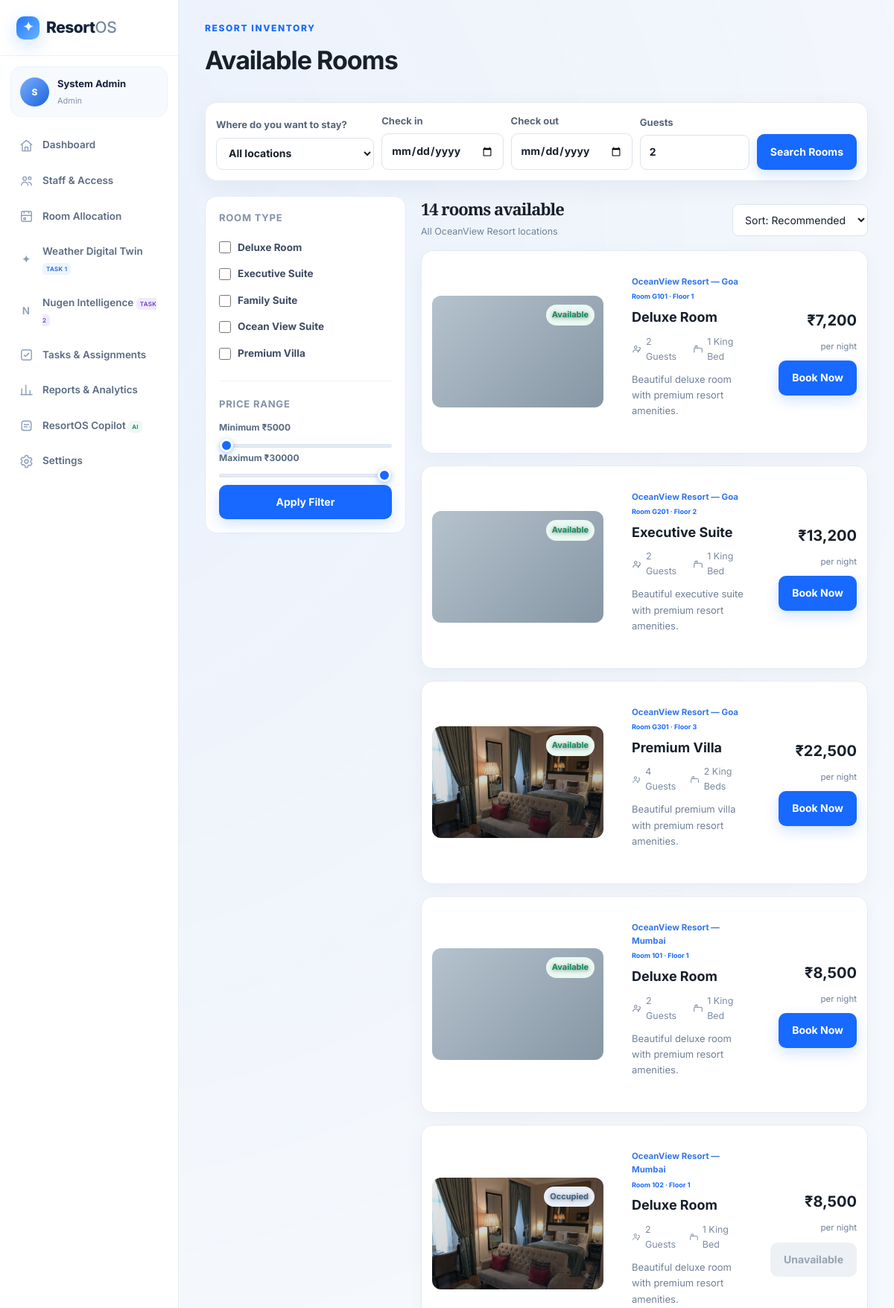
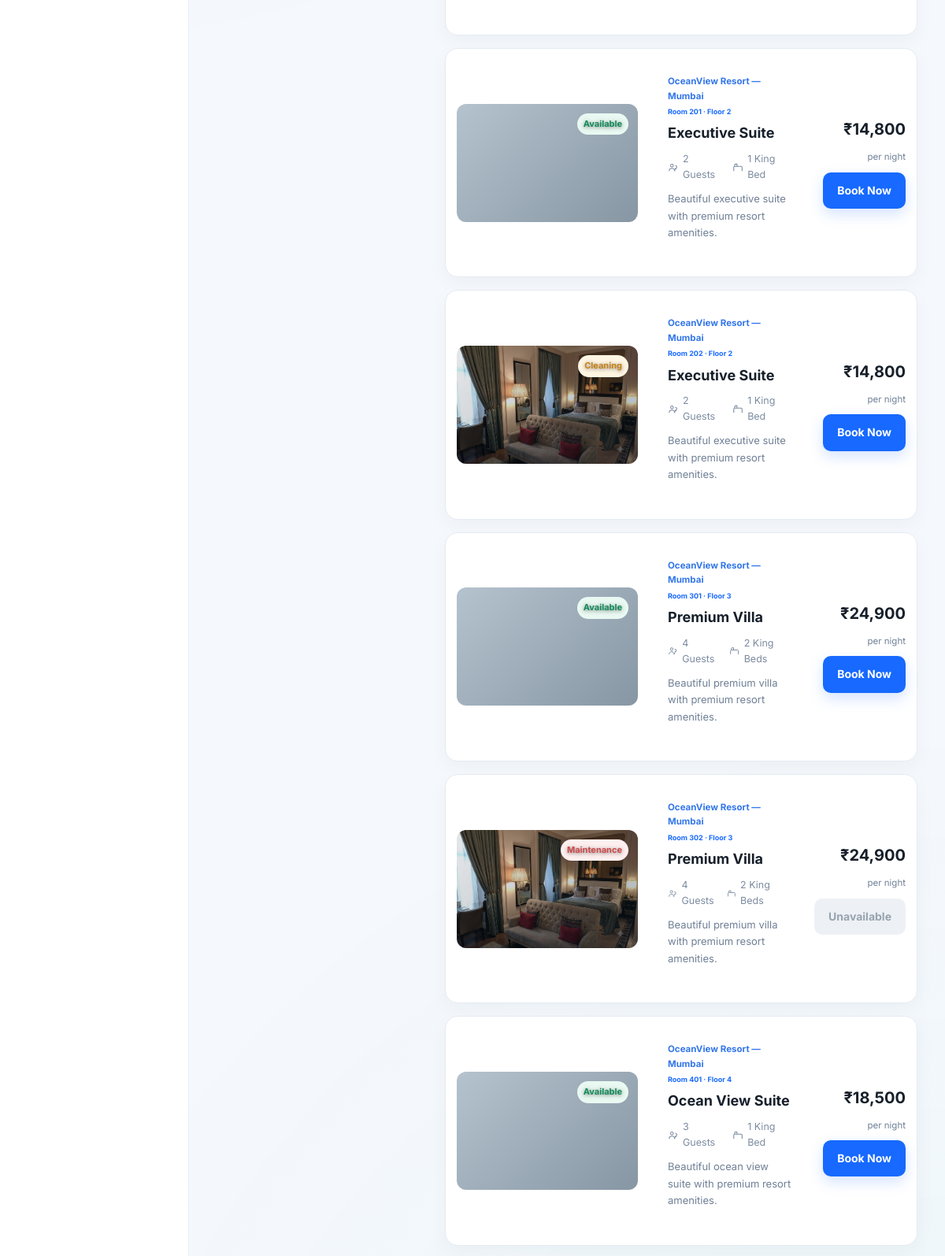
The app's page /rooms (signed in, upper part) with its own data (2 pictures, top to bottom).
### app/models.py (models this page shows, shortened)
class User(db.Model):
    id = db.Column(db.Integer, primary_key=True)
    name = db.Column(db.String(120), nullable=False)
    email = db.Column(db.String(160), unique=True, nullable=False)
    password_hash = db.Column(db.String(255), nullable=False)
    role = db.Column(db.String(40), nullable=False, default="customer")
    phone = db.Column(db.String(40))
    department = db.Column(db.String(80))
    status = db.Column(db.String(30), default="Active")
    created_at = db.Column(db.DateTime, default=datetime.utcnow)

class Room(db.Model):
    id = db.Column(db.Integer, primary_key=True)
    number = db.Column(db.String(20), unique=True, nullable=False)
    room_type = db.Column(db.String(60), nullable=False)
    price = db.Column(db.Float, nullable=False)
    status = db.Column(db.String(30), default="Available")
    image = db.Column(db.String(255), default="room-placeholder.jpg")
    floor = db.Column(db.Integer, default=1)
    description = db.Column(db.Text)
    location = db.Column(db.String(120), default="OceanView Resort, Mumbai")
    guests = db.Column(db.Integer, default=2)
    beds = db.Column(db.String(40), default="1 King Bed")

### app/routes.py (the view)
@main_bp.route("/rooms")
@login_required
def rooms():
    q = Room.query
    location = request.args.get("location", "").strip()
    room_types = request.args.getlist("room_type")
    guests = request.args.get("guests", type=int)
    min_price = request.args.get("min_price", type=int)
    max_price = request.args.get("max_price", type=int)
    check_in = request.args.get("check_in", "")
    check_out = request.args.get("check_out", "")
    if location:
        q = q.filter(Room.location == location)
    if room_types:
        q = q.filter(Room.room_type.in_(room_types))
    if guests:
        q = q.filter(Room.guests >= guests)
    if min_price is not None:
        q = q.filter(Room.price >= min_price)
    if max_price is not None:
        q = q.filter(Room.price <= max_price)
    sort = request.args.get("sort", "popular")
    if sort == "price_asc":
        q = q.order_by(Room.price.asc())
    elif sort == "price_desc":
        q = q.order_by(Room.price.desc())
    else:
        q = q.order_by(Room.location, Room.number)
    all_rooms = q.all()
    locations = [r[0] for r in db.session.query(Room.location).distinct().order_by(Room.location).all()]
    room_type_options = [r[0] for r in db.session.query(Room.room_type).distinct().order_by(Room.room_type).all()]
    return render_template("rooms.html", rooms=all_rooms, locations=locations, room_type_options=room_type_options,
        filters={"location": location, "room_type": room_types, "guests": guests or "", "min_price": min_price, "max_price": max_price,
                 "check_in": check_in, "check_out": check_out, "sort": sort})

### app/routes.py (called while the page is built)
def current_user():
    uid=session.get("user_id")
    return User.query.get(uid) if uid else None

@main_bp.context_processor
def inject_user():
    return {"current_user":current_user()}

def login_required(fn):
    @wraps(fn)
    def wrapper(*args,**kwargs):
        if not current_user():
            return redirect(url_for("main.login"))
        return fn(*args,**kwargs)
    return wrapper

### app/templates/rooms.html (shortened to what this page needs)
{% extends "base.html" %}{% block title %}Rooms — ResortOS{% endblock %}
{% block body %}
<div class="app-shell">
{% include "sidebar.html" %}
<main class="main">
  <div class="topbar">
    <div><p class="eyebrow">RESORT INVENTORY</p><h1>Available Rooms</h1></div>
  </div>
  <form class="booking-search" method="get" action="/rooms">
    <label>Where do you want to stay?
      <select name="location">
        <option value="">All locations</option>
      </select>
    </label>
    <label>Check in<input type="date" name="check_in" id="checkIn" value="{{filters.check_in}}"></label>
    <label>Check out<input type="date" name="check_out" id="checkOut" value="{{filters.check_out}}"></label>
    <label>Guests<input type="number" name="guests" min="1" value="{{filters.guests or 2}}"></label>
    <button class="btn primary" type="submit">Search Rooms</button>
  </form>
  <div class="rooms-layout">
    <aside class="rooms-filters">
      <form method="get" action="/rooms">
        <div class="filter-block">
          <h4>Room Type</h4>
          {% for rt in room_type_options %}
          <label class="check-option"><input type="checkbox" name="room_type" value="{{rt}}" {% if rt in filters.room_type %}checked{% endif %}> {{rt}}</label>
          {% endfor %}
        </div>
        <div class="filter-block">
          <h4>Price Range</h4>
          <label class="filter-field">Minimum <span id="minPriceLabel">₹{{filters.min_price or 5000}}</span></label>
          <input type="range" name="min_price" min="5000" max="30000" step="500" value="{{filters.min_price or 5000}}" oninput="minPriceLabel.textContent='₹'+this.value">
          <label class="filter-field">Maximum <span id="maxPriceLabel">₹{{filters.max_price or 30000}}</span></label>
          <input type="range" name="max_price" min="5000" max="30000" step="500" value="{{filters.max_price or 30000}}" oninput="maxPriceLabel.textContent='₹'+this.value">
        </div>
        <button class="btn primary wide" type="submit">Apply Filter</button>
      </form>
    </aside>
    <section>
      <div class="rooms-results-head">
        <div><h2>{{rooms|length}} room{{'s' if rooms|length!=1 else ''}} available</h2><span class="muted">{{filters.location or 'All OceanView Resort locations'}}</span></div>
        <form method="get" action="/rooms" id="sortForm">
          <select name="sort" onchange="sortForm.submit()" style="width:auto">
            <option value="popular" {% if filters.sort=='popular' %}selected{% endif %}>Sort: Recommended</option>
          </select>
        </form>
      </div>
      <div class="room-list" id="roomGrid">
        {% for r in rooms %}
        <article class="room-list-card" data-type="{{r.room_type}}" data-search="{{r.room_type}} {{r.number}}">
          <div class="room-image img-placeholder" data-image="{{r.image}}"><small class="status-badge {{r.status|lower|replace(' ','-')}}">{{r.status}}</small></div>
          <div class="room-body">
            <span class="room-location">{{r.location}}</span>
            <div class="room-code">Room {{r.number}} · Floor {{r.floor}}</div>
            <h3>{{r.room_type}}</h3>
            <div class="room-meta">
              <span><svg viewBox="0 0 24 24" fill="none" stroke="currentColor" stroke-width="1.8"><circle cx="9" cy="8" r="3"/><path d="M3 20c0-3.3 2.7-6 6-6s6 2.7 6 6"/><path d="M16 8.2a3 3 0 1 1 0 5.9"/><path d="M14.5 20c0-2.6 1.8-4.8 4.2-5.6"/></svg> {{r.guests}} Guests</span>
              <span><svg viewBox="0 0 24 24" fill="none" stroke="currentColor" stroke-width="1.8"><path d="M3 18v-6a2 2 0 0 1 2-2h14a2 2 0 0 1 2 2v6"/><path d="M3 18v2M21 18v2"/><path d="M5 10V7a2 2 0 0 1 2-2h3v5"/></svg> {{r.beds}}</span>
            </div>
            <p>{{r.description}}</p>
          </div>
          <div class="room-list-price">
            <b>₹{{"{:,.0f}".format(r.price)}}</b><small>per night</small>
            {% if r.status in ['Available','Cleaning'] %}<button class="btn primary" onclick="openBooking({{r.id}},'{{r.room_type}}',{{r.price}})">Book Now</button>{% else %}<button class="btn disabled">Unavailable</button>{% endif %}
          </div>
        </article>
        {% else %}
        <div class="panel empty">No rooms match your filters. Try widening your search.</div>
        {% endfor %}
      </div>
    </section>
  </div>
</main>
</div>
{% endblock %}

### app/templates/base.html (shortened to what this page needs)
<!doctype html>
<html lang="en">
<head>
<link rel="stylesheet" href="{{ url_for('static', filename='css/style.css') }}">
</head>
<body>
{% block body %}{% endblock %}
</body></html>

### app/templates/sidebar.html (shortened to what this page needs)
<aside class="sidebar" id="sidebar">
  <div class="side-brand">
    <a class="brand" href="/"><span class="brand-mark">✦</span><span>Resort<span>OS</span></span></a>
  </div>
  <div class="profile-mini">
    <div class="avatar lg">{{current_user.name[:1]}}</div>
    <div><b>{{current_user.name}}</b><span>{{current_user.role|title}}</span></div>
  </div>
  <nav class="side-nav">
    <a href="/dashboard" class="{{'active' if request.path=='/dashboard' else ''}}">
      <span class="nav-icon"><svg viewBox="0 0 24 24" fill="none" stroke="currentColor" stroke-width="1.8" stroke-linecap="round" stroke-linejoin="round"><path d="M3 10.5 12 3l9 7.5"/><path d="M5 9.5V21h14V9.5"/><path d="M9.5 21v-6.5h5V21"/></svg></span>
      <span>Dashboard</span>
    </a>
    {% if current_user.role=='customer' %}
    <a href="/rooms" class="{{'active' if request.path=='/rooms' else ''}}">
      <span class="nav-icon"><svg viewBox="0 0 24 24" fill="none" stroke="currentColor" stroke-width="1.8" stroke-linecap="round" stroke-linejoin="round"><path d="M3 19v-7a3 3 0 0 1 3-3h12a3 3 0 0 1 3 3v7"/><path d="M3 19v2M21 19v2"/><path d="M3 13v-2a2 2 0 0 1 2-2h6"/><circle cx="7.5" cy="9.5" r="1.5"/></svg></span>
      <span>Book a Room</span>
    </a>
    <a href="/bookings" class="{{'active' if request.path=='/bookings' else ''}}">
      <span class="nav-icon"><svg viewBox="0 0 24 24" fill="none" stroke="currentColor" stroke-width="1.8" stroke-linecap="round" stroke-linejoin="round"><rect x="3.5" y="4.5" width="17" height="16" rx="2.4"/><path d="M3.5 9.5h17M8 3v3M16 3v3"/><path d="M8 13.5h2M8 17h5"/></svg></span>
      <span>My Bookings</span>
    </a>
    {% else %}
    {% if current_user.role in ['owner','manager','admin'] %}
    <a href="/staff" class="{{'active' if request.path=='/staff' else ''}}">
      <span class="nav-icon"><svg viewBox="0 0 24 24" fill="none" stroke="currentColor" stroke-width="1.8" stroke-linecap="round" stroke-linejoin="round"><circle cx="9" cy="8.5" r="3"/><path d="M3.5 20c0-3.3 2.5-5.5 5.5-5.5s5.5 2.2 5.5 5.5"/><circle cx="17.5" cy="8" r="2.3"/><path d="M15.7 14.8c2.7.3 4.8 2.3 4.8 5.2"/></svg></span>
      <span>Staff &amp; Access</span>
    </a>
    {% endif %}
    {% if current_user.role in ['reception','manager','owner','admin'] %}
    <a href="/allocation" class="{{'active' if request.path=='/allocation' else ''}}">
      <span class="nav-icon"><svg viewBox="0 0 24 24" fill="none" stroke="currentColor" stroke-width="1.8" stroke-linecap="round" stroke-linejoin="round"><rect x="3.5" y="3.5" width="17" height="17" rx="2.4"/><path d="M3.5 10.5h17"/><path d="M8 3.5v3M16 3.5v3"/><path d="M7.5 14.5h3v3h-3z"/></svg></span>
      <span>Room Allocation</span>
    </a>
    {% endif %}
    {% if current_user.role in ['customer','reception','housekeeping','maintenance','manager','owner','admin'] %}
    <a href="/digital-twin" class="{{'active' if request.path=='/digital-twin' else ''}}">
      <span class="nav-icon">✦</span><span>Weather Digital Twin <em class="nav-new">TASK 1</em></span>
    </a>
    {% endif %}
    {% if current_user.role in ['customer','owner','manager','admin'] %}
    <a href="/nugen" class="{{'active' if request.path=='/nugen' else ''}}">
      <span class="nav-icon">N</span><span>Nugen Intelligence <em class="nav-new mandatory">TASK 2</em></span>
    </a>
    {% endif %}
    <a href="/tasks" class="{{'active' if request.path=='/tasks' else ''}}">
      <span class="nav-icon"><svg viewBox="0 0 24 24" fill="none" stroke="currentColor" stroke-width="1.8" stroke-linecap="round" stroke-linejoin="round"><rect x="3.5" y="3.5" width="17" height="17" rx="3"/><path d="M8 12.2l2.4 2.4L16.2 9"/></svg></span>
      <span>Tasks &amp; Assignments</span>
    </a>
    {% if current_user.role in ['owner','manager','admin'] %}
    <a href="/reports" class="{{'active' if request.path=='/reports' else ''}}">
      <span class="nav-icon"><svg viewBox="0 0 24 24" fill="none" stroke="currentColor" stroke-width="1.8" stroke-linecap="round" stroke-linejoin="round"><path d="M4 20V10M11 20V4M18 20v-7"/><path d="M2.5 20h19"/></svg></span>
      <span>Reports &amp; Analytics</span>
    </a>
    {% endif %}
    {% endif %}
    <a href="/copilot" class="{{'active' if request.path=='/copilot' else ''}}">
      <span class="nav-icon"><svg viewBox="0 0 24 24" fill="none" stroke="currentColor" stroke-width="1.8" stroke-linecap="round" stroke-linejoin="round"><rect x="4" y="4" width="16" height="16" rx="4"/><path d="M8 10h8M8 14h5"/><circle cx="17" cy="14" r="1" fill="currentColor" stroke="none"/></svg></span>
      <span>ResortOS Copilot <em class="nav-new copilot-nav">AI</em></span>
    </a>
    <a href="/settings" class="{{'active' if request.path=='/settings' else ''}}">
      <span class="nav-icon"></span>
      <span>Settings</span>
    </a>
  </nav>
</aside>

### records on screen
User: name "S", name "System Admin", role "Admin"
Room: status "Available", location "OceanView Resort — Goa", number "G101", floor "1", room_type "Deluxe Room", guests "2", beds "1 King Bed", description "Beautiful deluxe room with premium resort amenities.", price "7,200"
Room: status "Available", location "OceanView Resort — Goa", number "G201", floor "2", room_type "Executive Suite", guests "2", beds "1 King Bed", description "Beautiful executive suite with premium resort amenities.", price "13,200"
Room: status "Available", location "OceanView Resort — Goa", number "G301", floor "3", room_type "Premium Villa", guests "4", beds "2 King Beds", description "Beautiful premium villa with premium resort amenities.", price "22,500"
Room: status "Available", location "OceanView Resort — Mumbai", number "101", floor "1", room_type "Deluxe Room", guests "2", beds "1 King Bed", description "Beautiful deluxe room with premium resort amenities.", price "8,500"
Room: status "Occupied", location "OceanView Resort — Mumbai", number "102", floor "1", room_type "Deluxe Room", guests "2", beds "1 King Bed", description "Beautiful deluxe room with premium resort amenities.", price "8,500", shows "Unavailable"
Room: status "Available", location "OceanView Resort — Mumbai", number "201", floor "2", room_type "Executive Suite", guests "2", beds "1 King Bed", description "Beautiful executive suite with premium resort amenities.", price "14,800"
Room: status "Cleaning", location "OceanView Resort — Mumbai", number "202", floor "2", room_type "Executive Suite", guests "2", beds "1 King Bed", description "Beautiful executive suite with premium resort amenities.", price "14,800"
Room: status "Available", location "OceanView Resort — Mumbai", number "301", floor "3", room_type "Premium Villa", guests "4", beds "2 King Beds", description "Beautiful premium villa with premium resort amenities.", price "24,900"
Room: status "Maintenance", location "OceanView Resort — Mumbai", number "302", floor "3", room_type "Premium Villa", guests "4", beds "2 King Beds", description "Beautiful premium villa with premium resort amenities.", price "24,900", shows "Unavailable"
Room: status "Available", location "OceanView Resort — Mumbai", number "401", floor "4", room_type "Ocean View Suite", guests "3", beds "1 King Bed", description "Beautiful ocean view suite with premium resort amenities.", price "18,500"

### other values on screen
{{ rt }} "Deluxe Room" "Executive Suite" "Family Suite" "Ocean View Suite" "Premium Villa"
{{ filters.min_price or 5000 }} "5000"
{{ filters.max_price or 30000 }} "30000"
{{ rooms|length }} "14"
{{ 's' if rooms|length!=1 else '' }} "s"
{{ filters.location or 'All OceanView Resort locations' }} "All OceanView Resort locations"
